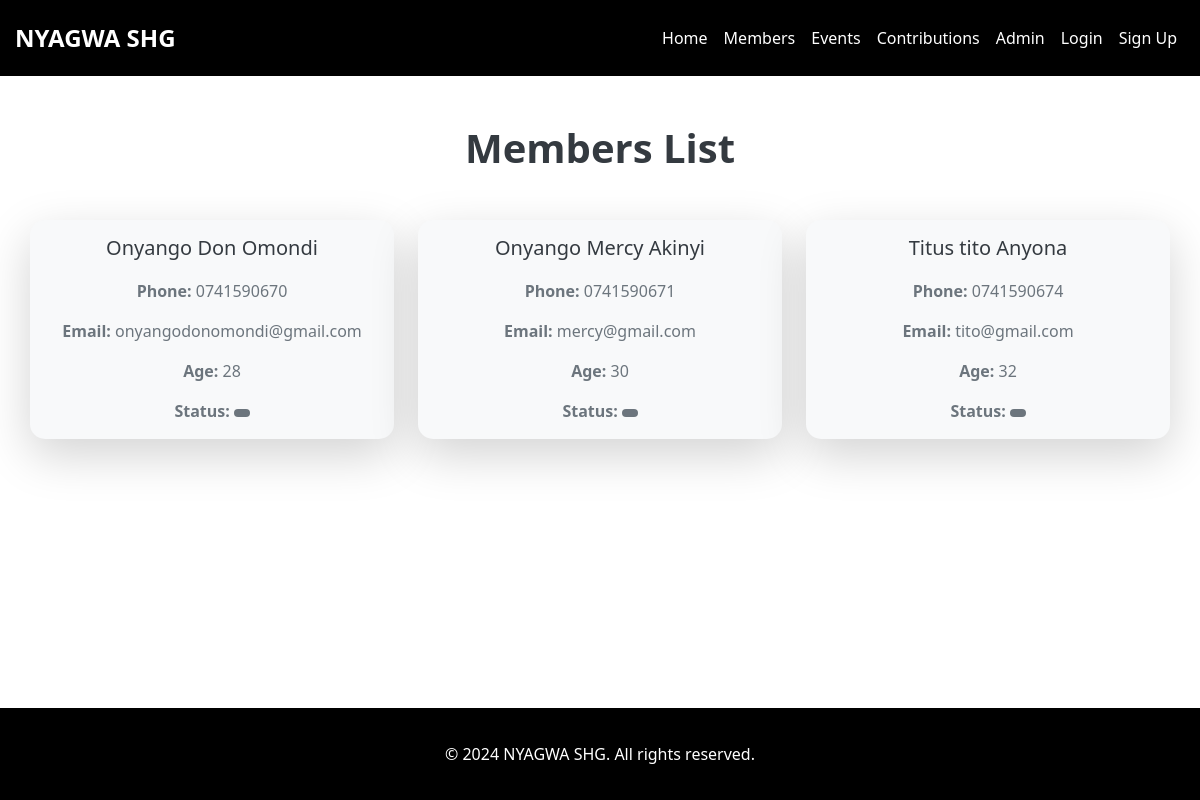
/members/, run on an earlier commit of the app's database.
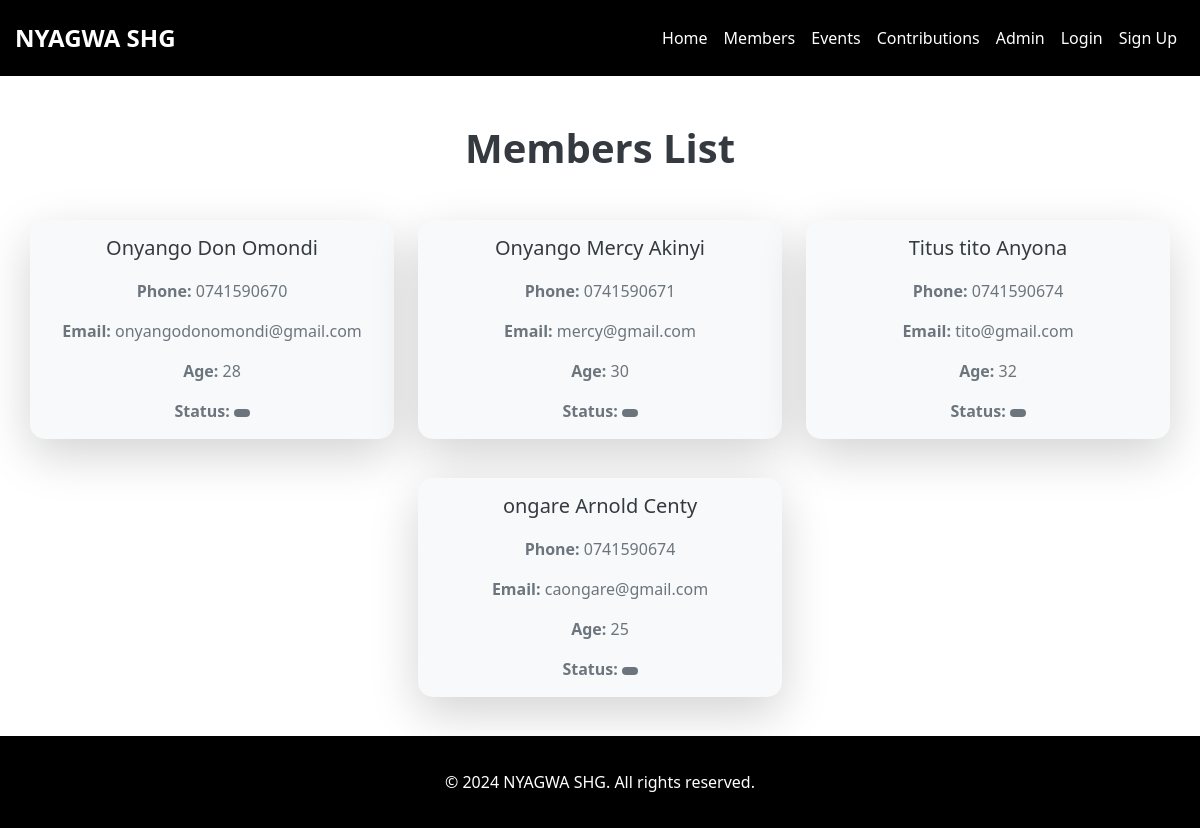
And on a later commit of the database.
### members/models.py (models this page shows, shortened)
class Member(models.Model):
    surname = models.CharField(max_length=100)
    first_name = models.CharField(max_length=100)
    last_name = models.CharField(max_length=100)
    phone_number = models.CharField(max_length=15)
    birthdate = models.DateField(null=True, blank=True)
    email = models.EmailField(null=True, blank=True)
    location_type = models.CharField(
        max_length=10,
        choices=[('village', 'Village'), ('town', 'Town')],
        default='Unknown'
    )
    town_name = models.CharField(max_length=100, null=True, blank=True)
    has_children = models.BooleanField(null=True, blank=True)
    number_of_children = models.PositiveIntegerField(null=True, blank=True)
    date_of_registration = models.DateField(default=date.today, editable=False, null=True)
    def age(self):
        if self.birthdate:
            today = date.today()
            return today.year - self.birthdate.year - ((today.month, today.day) < (self.birthdate.month, self.birthdate.day))
        return None
    age.short_description = 'Age'  # This gives a name to the column in the admin

### members/views.py (the view)
# urls.py: path('members/', views.members_page, name='members'),
def members_page(request):
    members = Member.objects.all()
    return render(request, 'members_page.html', {'members': members})

### members/templates/members_page.html (shortened to what this page needs)
{% extends 'base.html' %}
{% block content %}
<h1 class="text-center mb-5">Members List</h1>
<div class="container">
    <div class="row justify-content-center">
        {% for member in members %}
        <div class="col-lg-4 col-md-6 mb-4 d-flex align-items-stretch">
            <div class="card shadow-lg border-0 w-100 member-card">
                <div class="card-body">
                    <h5 class="card-title font-weight-bold text-center">{{ member.surname }} {{ member.first_name }} {{ member.last_name }}</h5>
                    <p class="card-text"><strong>Phone:</strong> {{ member.phone_number }}</p>
                    <p class="card-text"><strong>Email:</strong> {{ member.email }}</p>
                    <p class="card-text"><strong>Age:</strong> {{ member.age }}</p>
                    <p class="card-text"><strong>Status:</strong>
                        <span class="badge {% if member.status == 'Super Member' %}bg-success{% elif member.status == 'Active Member' %}bg-info{% else %}bg-secondary{% endif %}">
                        </span>
                    </p>
                </div>
            </div>
        </div>
        {% endfor %}
    </div>
</div>
{% endblock %}

What changed in the data, as far as the page shows it:
added Member: surname "ongare", first_name "Arnold", last_name "Centy", phone_number "0741590674", email "caongare@gmail.com", age "25"
